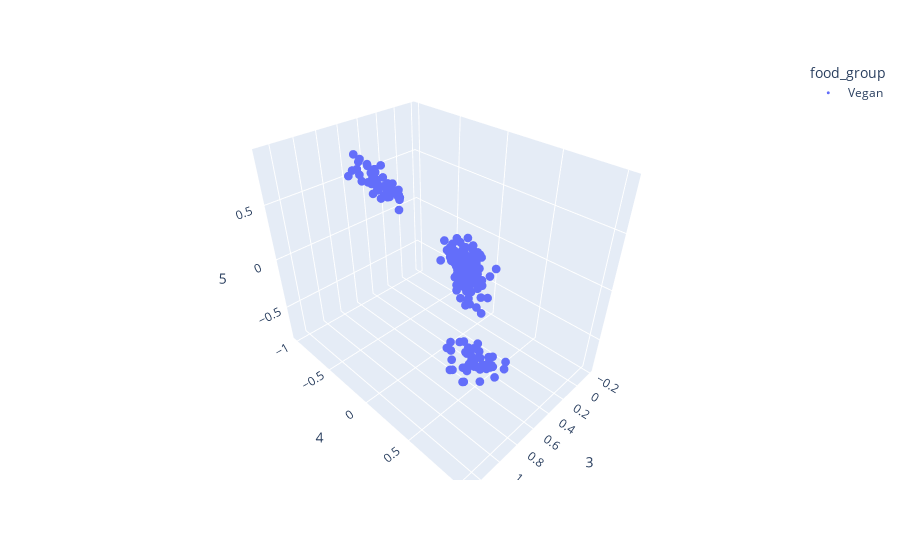

Notebook code cell kept with this figure:
### Markdown cell above
**Hypothesis**: Principal components 1/2 differentiate between food groups/key ingredients. Maybe the later PC (3,4,5) describe secondary descriptors beyond food group?

- Hard to say. Clustering by food group still present in higher dimensions

### Code cell
fig = px.scatter_3d(df_full[df_full['food_group']=='Vegan'], x='PC_3', y='PC_4', z='PC_5', color='food_group')
fig.update_traces(marker=dict(size=3))
fig.update_layout(scene = dict(xaxis_title='3',yaxis_title='4',zaxis_title='5'))

fig.show()

### Figure 1 — Plotly figure (JSON) as saved in the notebook; plotly's stock layout.template omitted (floating-point values rounded to 4 significant figures; data arrays with more than 128 entries replaced by an {"elided": "..."} marker saying what was removed)
{"data": [{"hovertemplate": "food_group=Vegan<br>PC_3=%{x}<br>PC_4=%{y}<br>PC_5=%{z}<extra></extra>", "legendgroup": "Vegan", "marker": {"color": "#636efa", "size": 3, "symbol": "circle"}, "mode": "markers", "name": "Vegan", "scene": "scene", "showlegend": true, "type": "scatter3d", "x": {"elided": "262 float values"}, "y": {"elided": "262 float values"}, "z": {"elided": "262 float values"}}], "layout": {"legend": {"title": {"text": "food_group"}, "tracegroupgap": 0}, "margin": {"t": 60}, "scene": {"domain": {"x": [0, 1], "y": [0, 1]}, "xaxis": {"title": {"text": "3"}}, "yaxis": {"title": {"text": "4"}}, "zaxis": {"title": {"text": "5"}}}}}
